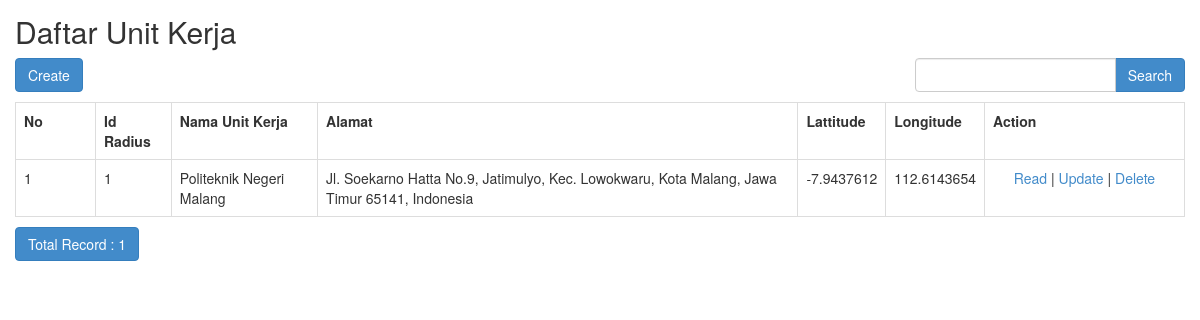
The app's page /index.php/unit_kerja, older data.
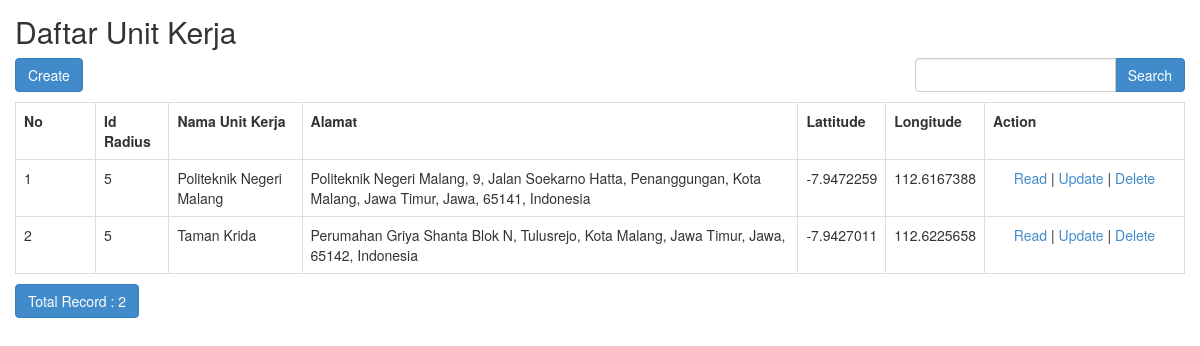
The same page, newer data.
### tables this page shows
CREATE TABLE `unit_kerja` (
  `id_unit_kerja` int(11) NOT NULL,
  `id_radius` int(11) DEFAULT NULL,
  `nama_unit_kerja` varchar(255) NOT NULL,
  `alamat` text NOT NULL,
  `lattitude` double NOT NULL,
  `longitude` double NOT NULL,
  `created_at` timestamp NOT NULL DEFAULT current_timestamp(),
  `updated_at` timestamp NOT NULL DEFAULT current_timestamp() ON UPDATE current_timestamp(),
  `deleted_at` timestamp NULL DEFAULT NULL
);

### application/controllers/Unit_kerja.php (called while the page is built, shortened)
<?php
class Unit_kerja extends CI_Controller
{
	function __construct()
	{
		$this->load->model('Unit_kerja_model');
		$this->load->library('form_validation');
	}
	public function index()
	{
		$q = urldecode($this->input->get('q', TRUE));
		$start = intval($this->input->get('start'));
		if ($q <> '') {
			$config['base_url'] = base_url() . 'unit_kerja/index.html?q=' . urlencode($q);
			$config['first_url'] = base_url() . 'unit_kerja/index.html?q=' . urlencode($q);
		} else {
			$config['base_url'] = base_url() . 'unit_kerja/index.html';
			$config['first_url'] = base_url() . 'unit_kerja/index.html';
		}
		$config['per_page'] = 10;
		$config['page_query_string'] = TRUE;
		$config['total_rows'] = $this->Unit_kerja_model->total_rows($q, TRUE);
		$unit_kerja = $this->Unit_kerja_model->get_limit_data($config['per_page'], $start, $q, TRUE);
		$this->load->library('pagination');
		$this->pagination->initialize($config);
		$data = array(
			'unit_kerja_data' => $unit_kerja,
			'q' => $q,
			'pagination' => $this->pagination->create_links(),
			'total_rows' => $config['total_rows'],
			'start' => $start,
		);
		$this->load->view('unit_kerja/unit_kerja_list', $data);
	}
}

### index.php (called while the page is built, shortened)
<?php
require_once BASEPATH.'core/CodeIgniter.php';

### application/config/config.php (called while the page is built, shortened)
<?php
$config['base_url'] = 'http://localhost/sipreti';
$config['index_page'] = '';
$config['uri_protocol']	= 'REQUEST_URI';
$config['url_suffix'] = '.html';
$config['language']	= 'english';
$config['charset'] = 'UTF-8';
$config['enable_hooks'] = FALSE;
$config['subclass_prefix'] = 'MY_';
$config['composer_autoload'] = FALSE;
$config['permitted_uri_chars'] = 'a-z 0-9~%.:_\-';
$config['enable_query_strings'] = FALSE;
$config['controller_trigger'] = 'c';
$config['function_trigger'] = 'm';
$config['directory_trigger'] = 'd';
$config['allow_get_array'] = TRUE;
$config['log_threshold'] = 0;
$config['log_path'] = '';
$config['log_file_extension'] = '';
$config['log_file_permissions'] = 0644;
$config['log_date_format'] = 'Y-m-d H:i:s';
$config['error_views_path'] = '';
$config['cache_path'] = '';
$config['cache_query_string'] = FALSE;
$config['encryption_key'] = 'randomstring';
$config['sess_driver'] = 'files';
$config['sess_cookie_name'] = 'ci_session';
$config['sess_samesite'] = 'Lax';
$config['sess_expiration'] = 7200;
$config['sess_save_path'] = NULL;
$config['sess_match_ip'] = FALSE;
$config['sess_time_to_update'] = 300;
$config['sess_regenerate_destroy'] = FALSE;
$config['cookie_prefix']	= '';
$config['cookie_domain']	= '';
$config['cookie_path']		= '/';
$config['cookie_secure']	= FALSE;
$config['cookie_httponly'] 	= FALSE;
$config['cookie_samesite'] 	= 'Lax';
$config['standardize_newlines'] = FALSE;
$config['global_xss_filtering'] = TRUE;
$config['csrf_protection'] = FALSE;
$config['csrf_token_name'] = 'csrf_test_name';
$config['csrf_cookie_name'] = 'csrf_cookie_name';
$config['csrf_expire'] = 7200;
$config['csrf_regenerate'] = TRUE;
$config['csrf_exclude_uris'] = array();
$config['compress_output'] = FALSE;
$config['time_reference'] = 'local';
$config['rewrite_short_tags'] = FALSE;
$config['proxy_ips'] = '';

### application/models/Unit_kerja_model.php (called while the page is built, shortened)
<?php
class Unit_kerja_model extends CI_Model
{
	public $table = 'unit_kerja';
	function total_rows($q = NULL, $onlyActive = FALSE)
	{
		$this->db->like('nama_unit_kerja', $q);
		if ($onlyActive) {
			$this->db->where('(deleted_at IS NULL OR deleted_at = "")');
		}
		return $this->db->count_all_results($this->table);
	}
	public function get_limit_data($limit, $start = 0, $q = NULL, $onlyActive = FALSE)
	{
		$this->db->or_like('nama_unit_kerja', $q);
		if ($onlyActive) {
			$this->db->where('(deleted_at IS NULL OR deleted_at = "")');
		}
		$this->db->limit($limit, $start);
		return $this->db->get($this->table)->result();
	}
}

### application/views/unit_kerja/unit_kerja_list.php (the view, shortened to what the changed rows need)
<!doctype html>
<html>
    <head>
        <link rel="stylesheet" href="<?php echo base_url('assets/bootstrap/css/bootstrap.min.css') ?>"/>
    </head>
    <body>
        <h2 style="margin-top:0px">Daftar Unit Kerja</h2>
        <table class="table table-bordered" style="margin-bottom: 10px">
            <tr>
                <th>No</th>
		<th>Id Radius</th>
		<th>Nama Unit Kerja</th>
		<th>Alamat</th>
		<th>Lattitude</th>
		<th>Longitude</th>
		<th>Action</th>
            </tr><?php
            foreach ($unit_kerja_data as $unit_kerja)
            {
                ?>
                <tr>
			<td width="80px"><?php echo ++$start ?></td>
			<td><?php echo $unit_kerja->id_radius ?></td>
			<td><?php echo $unit_kerja->nama_unit_kerja ?></td>
			<td><?php echo $unit_kerja->alamat ?></td>
			<td><?php echo $unit_kerja->lattitude ?></td>
			<td><?php echo $unit_kerja->longitude ?></td>
			<td style="text-align:center" width="200px">
				<?php
				echo anchor(site_url('unit_kerja/read/'.$unit_kerja->id_unit_kerja),'Read');
				echo ' | ';
				echo anchor(site_url('unit_kerja/update/'.$unit_kerja->id_unit_kerja),'Update');
				echo ' | ';
				echo anchor(site_url('unit_kerja/delete/'.$unit_kerja->id_unit_kerja),'Delete','onclick="javasciprt: return confirm(\'Are You Sure ?\')"');
				?>
			</td>
		</tr>
                <?php
            }
            ?>
        </table>
        <div class="row">
            <div class="col-md-6">
                <a href="#" class="btn btn-primary">Total Record : <?php echo $total_rows ?></a>
	    </div>
        </div>
    </body>
</html>

Row changes from the older to the newer data that the page shows:
changed unit_kerja "Politeknik Negeri Malang": id_radius "1" → "5"; alamat "Jl. Soekarno Hatta No.9, Jatimulyo, Kec. Lowokwaru, Kota Malang, Jawa Timur 65141, Indonesia" → "Politeknik Negeri Malang, 9, Jalan Soekarno Hatta, Penanggungan, Kota Malang, Jawa Timur, Jawa, 65141, Indonesia"; lattitude "-7.9437612" → "-7.9472259"; longitude "112.6143654" → "112.6167388"
added unit_kerja: id_radius "5", nama_unit_kerja "Taman Krida", alamat "Perumahan Griya Shanta Blok N, Tulusrejo, Kota Malang, Jawa Timur, Jawa, 65142, Indonesia", lattitude "-7.9427011", longitude "112.6225658", id_unit_kerja "Read", id_unit_kerja "Update", id_unit_kerja "Delete"
Text that changed along with them:
$total_rows: "1" → "2"
